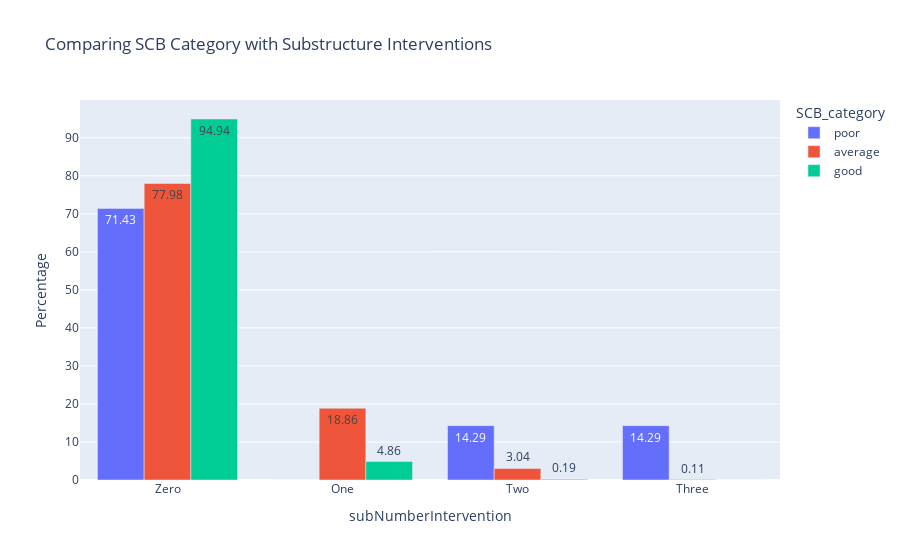

Notebook cell for this chart:
### Markdown cell above
### Percentage of bridges requiring substructure repair based on the ScourCriticalBridges category

### Code cell
# Replacing the numbers with words for better readability
df_grouped['subNumberIntervention']=df_grouped['subNumberIntervention'].replace([0.0,1.0,2.0,3.0], ['Zero','One','Two', 'Three'])
print(df_grouped)
# Taking the percentage of bridges using count
df_grouped['Percentage'] = 100 * df_grouped['count'] / df_grouped.groupby('SCB_category')['count'].transform('sum')
df_grouped['Percentage'] = [round(item, 2) for item in df_grouped['Percentage']]

#Plotting the bar chart
fig=px.bar(df_grouped,x='subNumberIntervention',y='Percentage',color=  
    'SCB_category',barmode="group" ,title="Comparing SCB Category with Substructure Interventions",
     text=df_grouped['Percentage'])
fig.show()

### Figure 1 — Plotly figure (JSON) as saved in the notebook; plotly's stock layout.template omitted (floating-point values rounded to 4 significant figures)
{"data": [{"alignmentgroup": "True", "hovertemplate": "SCB_category=poor<br>subNumberIntervention=%{x}<br>Percentage=%{text}<extra></extra>", "legendgroup": "poor", "marker": {"color": "#636efa", "pattern": {"shape": ""}}, "name": "poor", "offsetgroup": "poor", "orientation": "v", "showlegend": true, "text": [71.43, 0, 14.29, 14.29], "textposition": "auto", "type": "bar", "x": ["Zero", "One", "Two", "Three"], "xaxis": "x", "y": [71.43, 0, 14.29, 14.29], "yaxis": "y"}, {"alignmentgroup": "True", "hovertemplate": "SCB_category=average<br>subNumberIntervention=%{x}<br>Percentage=%{text}<extra></extra>", "legendgroup": "average", "marker": {"color": "#EF553B", "pattern": {"shape": ""}}, "name": "average", "offsetgroup": "average", "orientation": "v", "showlegend": true, "text": [77.98, 18.86, 3.04, 0.11], "textposition": "auto", "type": "bar", "x": ["Zero", "One", "Two", "Three"], "xaxis": "x", "y": [77.98, 18.86, 3.04, 0.11], "yaxis": "y"}, {"alignmentgroup": "True", "hovertemplate": "SCB_category=good<br>subNumberIntervention=%{x}<br>Percentage=%{text}<extra></extra>", "legendgroup": "good", "marker": {"color": "#00cc96", "pattern": {"shape": ""}}, "name": "good", "offsetgroup": "good", "orientation": "v", "showlegend": true, "text": [94.94, 4.86, 0.19, 0], "textposition": "auto", "type": "bar", "x": ["Zero", "One", "Two", "Three"], "xaxis": "x", "y": [94.94, 4.86, 0.19, 0], "yaxis": "y"}], "layout": {"barmode": "group", "legend": {"title": {"text": "SCB_category"}, "tracegroupgap": 0}, "title": {"text": "Comparing SCB Category with Substructure Interventions"}, "xaxis": {"anchor": "y", "domain": [0, 1], "title": {"text": "subNumberIntervention"}}, "yaxis": {"anchor": "x", "domain": [0, 1], "title": {"text": "Percentage"}}}}
